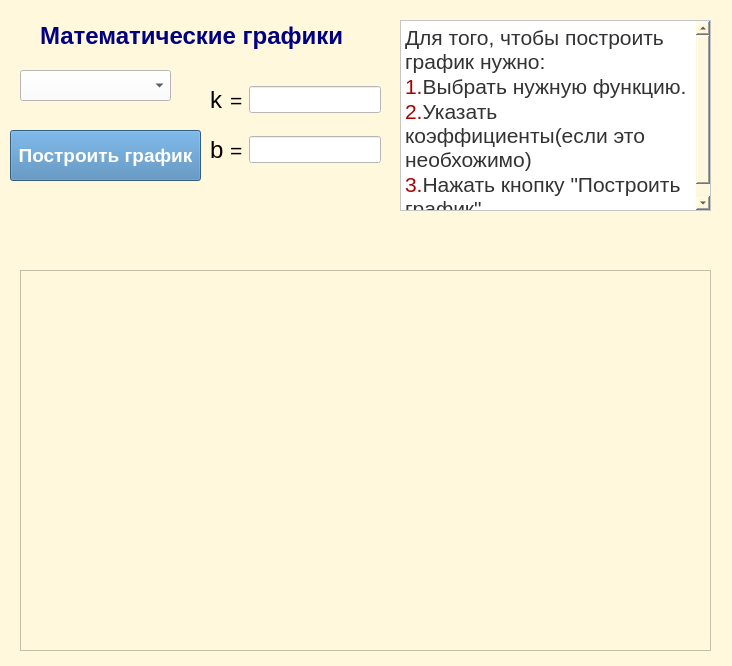
<?xml version="1.0" encoding="UTF-8"?>
<ui version="4.0">
 <class>Form</class>
 <widget class="QWidget" name="Form">
  <property name="geometry">
   <rect>
    <x>0</x>
    <y>0</y>
    <width>732</width>
    <height>666</height>
   </rect>
  </property>
  <property name="windowTitle">
   <string>Математические графики</string>
  </property>
  <property name="styleSheet">
   <string notr="true">QWidget{
background:Cornsilk;
}
QPushButton{
background:silver;
}
QLineEdit{
background:white;
}
QTextBrowser{
background:white;
}
QComboBox{
background:white;
}</string>
  </property>
  <widget class="QLabel" name="label">
   <property name="geometry">
    <rect>
     <x>40</x>
     <y>10</y>
     <width>351</width>
     <height>51</height>
    </rect>
   </property>
   <property name="font">
    <font>
     <pointsize>18</pointsize>
     <weight>75</weight>
     <bold>true</bold>
    </font>
   </property>
   <property name="styleSheet">
    <string notr="true">color:Navy;</string>
   </property>
   <property name="text">
    <string>Математические графики</string>
   </property>
  </widget>
  <widget class="PlotWidget" name="graphics">
   <property name="geometry">
    <rect>
     <x>20</x>
     <y>270</y>
     <width>691</width>
     <height>381</height>
    </rect>
   </property>
  </widget>
  <widget class="QPushButton" name="btn">
   <property name="geometry">
    <rect>
     <x>10</x>
     <y>130</y>
     <width>191</width>
     <height>51</height>
    </rect>
   </property>
   <property name="font">
    <font>
     <pointsize>14</pointsize>
     <weight>75</weight>
     <bold>true</bold>
    </font>
   </property>
   <property name="styleSheet">
    <string notr="true">QPushButton{
background:SteelBlue;
color:white;
}
QPushButton:hover{
background-color:rgb(52, 98, 135);
}
QPushButton:pressed{
background-color:rgb(33, 61, 85);
}</string>
   </property>
   <property name="text">
    <string>Построить график</string>
   </property>
  </widget>
  <widget class="QComboBox" name="kind">
   <property name="geometry">
    <rect>
     <x>20</x>
     <y>70</y>
     <width>151</width>
     <height>31</height>
    </rect>
   </property>
   <property name="font">
    <font>
     <pointsize>12</pointsize>
    </font>
   </property>
  </widget>
  <widget class="QTextBrowser" name="textBrowser">
   <property name="geometry">
    <rect>
     <x>400</x>
     <y>20</y>
     <width>311</width>
     <height>191</height>
    </rect>
   </property>
   <property name="html">
    <string>&lt;!DOCTYPE HTML PUBLIC &quot;-//W3C//DTD HTML 4.0//EN&quot; &quot;http://www.w3.org/TR/REC-html40/strict.dtd&quot;&gt;
&lt;html&gt;&lt;head&gt;&lt;meta name=&quot;qrichtext&quot; content=&quot;1&quot; /&gt;&lt;style type=&quot;text/css&quot;&gt;
p, li { white-space: pre-wrap; }
&lt;/style&gt;&lt;/head&gt;&lt;body style=&quot; font-family:'MS Shell Dlg 2'; font-size:8.25pt; font-weight:400; font-style:normal;&quot;&gt;
&lt;p style=&quot; margin-top:0px; margin-bottom:0px; margin-left:0px; margin-right:0px; -qt-block-indent:0; text-indent:0px;&quot;&gt;&lt;span style=&quot; font-family:'Helvetica Neue'; font-size:16pt; color:#333333; background-color:#ffffff;&quot;&gt;Для того, чтобы построить график нужно:&lt;/span&gt;&lt;/p&gt;
&lt;p style=&quot; margin-top:0px; margin-bottom:0px; margin-left:0px; margin-right:0px; -qt-block-indent:0; text-indent:0px;&quot;&gt;&lt;span style=&quot; font-family:'Helvetica Neue'; font-size:16pt; color:#aa0000; background-color:#ffffff;&quot;&gt;1.&lt;/span&gt;&lt;span style=&quot; font-family:'Helvetica Neue'; font-size:16pt; color:#333333; background-color:#ffffff;&quot;&gt;Выбрать нужную функцию.&lt;/span&gt;&lt;/p&gt;
&lt;p style=&quot; margin-top:0px; margin-bottom:0px; margin-left:0px; margin-right:0px; -qt-block-indent:0; text-indent:0px;&quot;&gt;&lt;span style=&quot; font-family:'Helvetica Neue'; font-size:16pt; color:#aa0000; background-color:#ffffff;&quot;&gt;2.&lt;/span&gt;&lt;span style=&quot; font-family:'Helvetica Neue'; font-size:16pt; color:#333333; background-color:#ffffff;&quot;&gt;Указать коэффициенты(если это необхожимо)&lt;/span&gt;&lt;/p&gt;
&lt;p style=&quot; margin-top:0px; margin-bottom:0px; margin-left:0px; margin-right:0px; -qt-block-indent:0; text-indent:0px;&quot;&gt;&lt;span style=&quot; font-family:'Helvetica Neue'; font-size:16pt; color:#aa0000; background-color:#ffffff;&quot;&gt;3.&lt;/span&gt;&lt;span style=&quot; font-family:'Helvetica Neue'; font-size:16pt; color:#333333; background-color:#ffffff;&quot;&gt;Нажать кнопку &amp;quot;Построить график&amp;quot;&lt;/span&gt;&lt;/p&gt;&lt;/body&gt;&lt;/html&gt;</string>
   </property>
  </widget>
  <widget class="QWidget" name="gridLayoutWidget">
   <property name="geometry">
    <rect>
     <x>210</x>
     <y>70</y>
     <width>171</width>
     <height>111</height>
    </rect>
   </property>
   <layout class="QGridLayout" name="gridLayout">
    <item row="0" column="1">
     <widget class="QLabel" name="label_3">
      <property name="font">
       <font>
        <pointsize>16</pointsize>
       </font>
      </property>
      <property name="text">
       <string>=</string>
      </property>
     </widget>
    </item>
    <item row="1" column="1">
     <widget class="QLabel" name="label_4">
      <property name="font">
       <font>
        <pointsize>16</pointsize>
       </font>
      </property>
      <property name="text">
       <string>=</string>
      </property>
     </widget>
    </item>
    <item row="0" column="0">
     <widget class="QLabel" name="var_2">
      <property name="font">
       <font>
        <pointsize>18</pointsize>
       </font>
      </property>
      <property name="text">
       <string>k</string>
      </property>
     </widget>
    </item>
    <item row="1" column="0">
     <widget class="QLabel" name="var_3">
      <property name="font">
       <font>
        <pointsize>18</pointsize>
       </font>
      </property>
      <property name="text">
       <string>b</string>
      </property>
     </widget>
    </item>
    <item row="1" column="2">
     <widget class="QLineEdit" name="var_b">
      <property name="font">
       <font>
        <pointsize>12</pointsize>
       </font>
      </property>
     </widget>
    </item>
    <item row="0" column="2">
     <widget class="QLineEdit" name="var_k">
      <property name="font">
       <font>
        <pointsize>12</pointsize>
       </font>
      </property>
     </widget>
    </item>
   </layout>
  </widget>
  <widget class="QLabel" name="name">
   <property name="geometry">
    <rect>
     <x>30</x>
     <y>210</y>
     <width>241</width>
     <height>31</height>
    </rect>
   </property>
   <property name="font">
    <font>
     <pointsize>20</pointsize>
    </font>
   </property>
   <property name="styleSheet">
    <string notr="true">color:brown;</string>
   </property>
   <property name="text">
    <string/>
   </property>
  </widget>
 </widget>
 <customwidgets>
  <customwidget>
   <class>PlotWidget</class>
   <extends>QGraphicsView</extends>
   <header>pyqtgraph</header>
  </customwidget>
 </customwidgets>
 <resources/>
 <connections/>
</ui>
